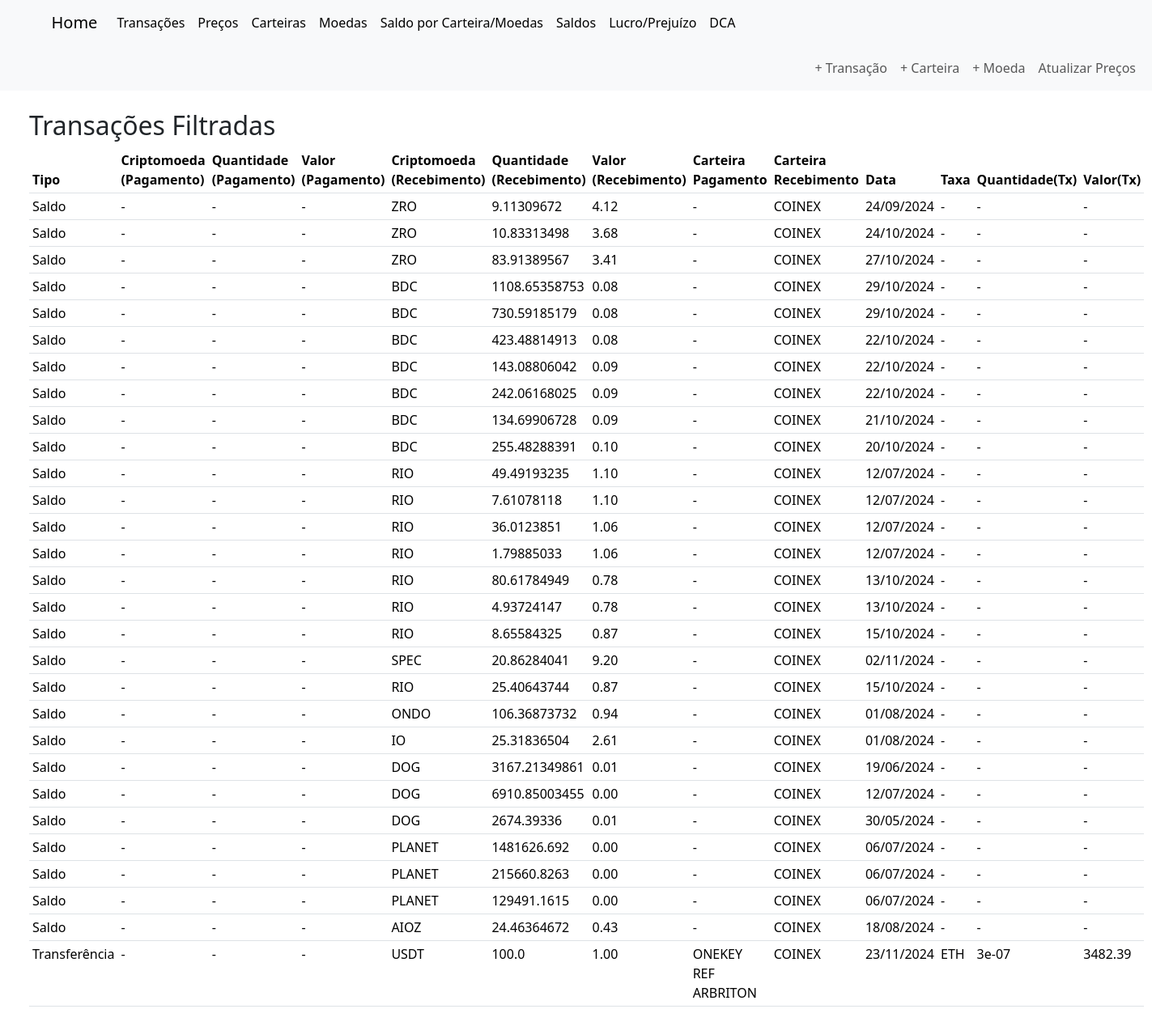
The app's page /filter_results?receiving_wallet_id=1 (signed in) with its own data.
### criptoControl/models.py (models this page shows)
class Transaction(db.Model):
    __tablename__ = 'transactions'
    transactions_id = db.Column(db.Integer, primary_key=True)
    transaction_type = db.Column(db.String, nullable=False)
    transaction_date = db.Column(db.Date, nullable=False, default=datetime.now)
    payment_wallet_id = db.Column(db.Integer, db.ForeignKey('wallets.wallet_id'), nullable=True)
    payment_wallet = db.relationship('Wallet', foreign_keys=[payment_wallet_id], backref='transactions')
    receiving_wallet_id = db.Column(db.Integer, db.ForeignKey('wallets.wallet_id'), nullable=True)
    receiving_wallet = db.relationship('Wallet', foreign_keys=[receiving_wallet_id], backref='received_transactions')
    crypto_payment_id = db.Column(db.Integer, db.ForeignKey('cryptocurrencies.crypto_id'), nullable=True)
    crypto_payment = db.relationship('Cryptocurrency', foreign_keys=[crypto_payment_id])
    crypto_payment_price = db.Column(db.Float, nullable=True)
    crypto_payment_quantity = db.Column(db.Float, nullable=True)
    total_paid = db.Column(db.Float, nullable=True)
    crypto_receive_id = db.Column(db.Integer, db.ForeignKey('cryptocurrencies.crypto_id'), nullable=True)
    crypto_receive = db.relationship('Cryptocurrency', foreign_keys=[crypto_receive_id])  # Corrigido para usar crypto_receive_id
    crypto_receive_price = db.Column(db.Float, nullable=True)
    crypto_receive_quantity = db.Column(db.Float, nullable=True)
    total_received = db.Column(db.Float, nullable=True)
    crypto_fee_id = db.Column(db.Integer, db.ForeignKey('cryptocurrencies.crypto_id'), nullable=True)
    crypto_fee = db.relationship('Cryptocurrency', foreign_keys=[crypto_fee_id])
    crypto_fee_price = db.Column(db.Float, nullable=True)
    crypto_fee_quantity = db.Column(db.Float, nullable=True)
    total_fee = db.Column(db.Float, nullable=True)

class Cryptocurrency(db.Model):
    __tablename__ = 'cryptocurrencies'
    crypto_id = db.Column(db.Integer, primary_key=True)
    crypto_name = db.Column(db.String, unique=True, nullable=False)
    crypto_symbol = db.Column(db.String, unique=True, nullable=False)
    crypto_status = db.Column(db.String(1), nullable=False, default='N')
    balances = db.relationship('WalletBalance', back_populates='cryptocurrency')

class Wallet(db.Model):
    __tablename__ = 'wallets'  # Corrigido aqui para 'wallets'
    wallet_id = db.Column(db.Integer, primary_key=True)
    wallet_user_id = db.Column(db.Integer, db.ForeignKey('users.user_id'), nullable=False)
    wallet_name = db.Column(db.String, nullable=False)
    wallet_network = db.Column(db.String, nullable=False)
    wallet_status = db.Column(db.String(1), nullable=False, default='N' )
    balances = db.relationship('WalletBalance', back_populates='wallet')

### criptoControl/routes/views_databases.py (the view)
@views_db_bp.route('/filter_results', methods=['GET'])
@login_required
def filter_results():
    transaction_type = request.args.get('transaction_type')
    crypto_payment_id = request.args.get('crypto_payment_id')
    crypto_receive_id = request.args.get('crypto_receive_id')
    payment_wallet_id = request.args.get('payment_wallet_id')
    receiving_wallet_id = request.args.get('receiving_wallet_id')
    transaction_date = request.args.get('transaction_date')
    crypto_fee_id = request.args.get('crypto_fee_id')
    current_user_id = current_user.user_id
    PaymentCrypto = db.aliased(Cryptocurrency, name='payment_crypto')
    ReceiveCrypto = db.aliased(Cryptocurrency, name='receive_crypto')
    FeeCrypto = db.aliased(Cryptocurrency, name='fee_crypto')
    PaymentWallet = db.aliased(Wallet, name='payment_wallet')
    ReceiveWallet = db.aliased(Wallet, name='receive_wallet')
    query = db.session.query(Transaction, PaymentWallet, PaymentCrypto, ReceiveWallet, ReceiveCrypto, FeeCrypto).join(
        PaymentWallet, Transaction.payment_wallet_id == PaymentWallet.wallet_id, isouter=True
    ).join(
        PaymentCrypto, Transaction.crypto_payment_id == PaymentCrypto.crypto_id, isouter=True
    ).join(
        ReceiveWallet, Transaction.receiving_wallet_id == ReceiveWallet.wallet_id, isouter=True
    ).join(
        ReceiveCrypto, Transaction.crypto_receive_id == ReceiveCrypto.crypto_id, isouter=True
    ).join(
        FeeCrypto, Transaction.crypto_fee_id == FeeCrypto.crypto_id, isouter=True
    ).filter(
        (PaymentWallet.wallet_user_id == current_user_id) | (ReceiveWallet.wallet_user_id == current_user_id)
    )
    conditions = []
    if transaction_type:
        conditions.append(Transaction.transaction_type == transaction_type)
    if transaction_date:
        conditions.append(Transaction.transaction_date == transaction_date)
    crypto_conditions = []
    if crypto_payment_id:
        crypto_conditions.append(Transaction.crypto_payment_id == crypto_payment_id)
    if crypto_receive_id:
        crypto_conditions.append(Transaction.crypto_receive_id == crypto_receive_id)
    if crypto_fee_id:
        crypto_conditions.append(Transaction.crypto_fee_id == crypto_fee_id)
    wallet_conditions = []
    if payment_wallet_id:
        wallet_conditions.append(Transaction.payment_wallet_id == payment_wallet_id)
    if receiving_wallet_id:
        wallet_conditions.append(Transaction.receiving_wallet_id == receiving_wallet_id)
    if crypto_conditions:
        conditions.append(or_(*crypto_conditions))
    if wallet_conditions:
        conditions.append(or_(*wallet_conditions))
    if conditions:
        query = query.filter(and_(*conditions))
    transacoes_filtradas = query.all()
    return render_template('views_databases/transacoes_filtradas.html', transacoes=transacoes_filtradas)

### criptoControl/__init__.py (called while the page is built)
@login_manager.user_loader
def load_user(user_id):
    from criptoControl.models import User
    return User.query.get(int(user_id))

### criptoControl/templates/views_databases/transacoes_filtradas.html (shortened to what this page needs)
{% extends 'index.html' %}
{% block body %}
    <div class="container m-4">
        <h2>Transações Filtradas</h2>
        <table class="table table-sm mb-2">
            <thead>
                <tr>
                    <th>Tipo</th>
                    <th>Criptomoeda (Pagamento)</th>
                    <th>Quantidade (Pagamento)</th>
                    <th>Valor (Pagamento)</th>
                    <th>Criptomoeda (Recebimento)</th>
                    <th>Quantidade (Recebimento)</th>
                    <th>Valor (Recebimento)</th>
                    <th>Carteira Pagamento</th>
                    <th>Carteira Recebimento</th>
                    <th>Data</th>
                    <th>Taxa</th>
                    <th>Quantidade(Tx)</th>
                    <th>Valor(Tx)</th>
                </tr>
            </thead>
            <tbody>
                {% for transacao, pagamento_wallet, pagamento_crypto, recebimento_wallet, recebimento_crypto, fee_crypto in transacoes %}
                    <tr>
                        <td>{{ transacao.transaction_type }}</td>
                        <td>{{ pagamento_crypto.crypto_symbol if pagamento_crypto else '-' }}</td>
                        <td>{{ transacao.crypto_payment_quantity if transacao.crypto_payment_quantity is not none else '-' }}</td>
                        <td>{{ "%.2f" | format(transacao.crypto_payment_price) if transacao.crypto_payment_price is not none else '-' }}</td>
                        <td>{{ recebimento_crypto.crypto_symbol if recebimento_crypto else '-' }}</td>
                        <td>{{ transacao.crypto_receive_quantity if transacao.crypto_receive_quantity is not none else '-' }}</td>
                        <td>{{ "%.2f" | format(transacao.crypto_receive_price) if transacao.crypto_receive_price is not none else '-' }}</td>
                        <td>{{ pagamento_wallet.wallet_name if pagamento_wallet else '-' }}</td>
                        <td>{{ recebimento_wallet.wallet_name if recebimento_wallet else '-' }}</td>
                        <td>{{ transacao.transaction_date.strftime('%d/%m/%Y') if transacao.transaction_date else '-' }}</td>
                        <td>{{ transacao.crypto_fee.crypto_symbol if transacao.crypto_fee and transacao.crypto_fee.crypto_symbol is not none else '-' }}</td>
                        <td>{{ transacao.crypto_fee_quantity if transacao.crypto_fee_quantity is not none else '-' }}</td>
                        <td>{{ "%.2f" | format(transacao.crypto_fee_price) if transacao.crypto_fee_price is not none else '-' }}</td>
                    </tr>
                {% endfor %}
            </tbody>
        </table>
    </div>
{% endblock %}

### records on screen
Transaction: crypto_symbol "-", crypto_payment_price "-", crypto_symbol "ZRO", crypto_receive_price "4.12", wallet_name "-", wallet_name "COINEX", crypto_fee_price "-"
Transaction: crypto_symbol "-", crypto_payment_price "-", crypto_symbol "ZRO", crypto_receive_price "3.68", wallet_name "-", wallet_name "COINEX", crypto_fee_price "-"
Transaction: crypto_symbol "-", crypto_payment_price "-", crypto_symbol "ZRO", crypto_receive_price "3.41", wallet_name "-", wallet_name "COINEX", crypto_fee_price "-"
Transaction: crypto_symbol "-", crypto_payment_price "-", crypto_symbol "BDC", crypto_receive_price "0.08", wallet_name "-", wallet_name "COINEX", crypto_fee_price "-"
Transaction: crypto_symbol "-", crypto_payment_price "-", crypto_symbol "BDC", crypto_receive_price "0.08", wallet_name "-", wallet_name "COINEX", crypto_fee_price "-"
Transaction: crypto_symbol "-", crypto_payment_price "-", crypto_symbol "BDC", crypto_receive_price "0.08", wallet_name "-", wallet_name "COINEX", crypto_fee_price "-"
Transaction: crypto_symbol "-", crypto_payment_price "-", crypto_symbol "BDC", crypto_receive_price "0.09", wallet_name "-", wallet_name "COINEX", crypto_fee_price "-"
Transaction: crypto_symbol "-", crypto_payment_price "-", crypto_symbol "BDC", crypto_receive_price "0.09", wallet_name "-", wallet_name "COINEX", crypto_fee_price "-"
Transaction: crypto_symbol "-", crypto_payment_price "-", crypto_symbol "BDC", crypto_receive_price "0.09", wallet_name "-", wallet_name "COINEX", crypto_fee_price "-"
Transaction: crypto_symbol "-", crypto_payment_price "-", crypto_symbol "BDC", crypto_receive_price "0.10", wallet_name "-", wallet_name "COINEX", crypto_fee_price "-"
Transaction: crypto_symbol "-", crypto_payment_price "-", crypto_symbol "RIO", crypto_receive_price "1.10", wallet_name "-", wallet_name "COINEX", crypto_fee_price "-"
Transaction: crypto_symbol "-", crypto_payment_price "-", crypto_symbol "RIO", crypto_receive_price "1.10", wallet_name "-", wallet_name "COINEX", crypto_fee_price "-"
Transaction: crypto_symbol "-", crypto_payment_price "-", crypto_symbol "RIO", crypto_receive_price "1.06", wallet_name "-", wallet_name "COINEX", crypto_fee_price "-"
Transaction: crypto_symbol "-", crypto_payment_price "-", crypto_symbol "RIO", crypto_receive_price "1.06", wallet_name "-", wallet_name "COINEX", crypto_fee_price "-"
Transaction: crypto_symbol "-", crypto_payment_price "-", crypto_symbol "RIO", crypto_receive_price "0.78", wallet_name "-", wallet_name "COINEX", crypto_fee_price "-"
Transaction: crypto_symbol "-", crypto_payment_price "-", crypto_symbol "RIO", crypto_receive_price "0.78", wallet_name "-", wallet_name "COINEX", crypto_fee_price "-"
Transaction: crypto_symbol "-", crypto_payment_price "-", crypto_symbol "RIO", crypto_receive_price "0.87", wallet_name "-", wallet_name "COINEX", crypto_fee_price "-"
Transaction: crypto_symbol "-", crypto_payment_price "-", crypto_symbol "SPEC", crypto_receive_price "9.20", wallet_name "-", wallet_name "COINEX", crypto_fee_price "-"
Transaction: crypto_symbol "-", crypto_payment_price "-", crypto_symbol "RIO", crypto_receive_price "0.87", wallet_name "-", wallet_name "COINEX", crypto_fee_price "-"
Transaction: crypto_symbol "-", crypto_payment_price "-", crypto_symbol "ONDO", crypto_receive_price "0.94", wallet_name "-", wallet_name "COINEX", crypto_fee_price "-"
Transaction: crypto_symbol "-", crypto_payment_price "-", crypto_symbol "IO", crypto_receive_price "2.61", wallet_name "-", wallet_name "COINEX", crypto_fee_price "-"
Transaction: crypto_symbol "-", crypto_payment_price "-", crypto_symbol "DOG", crypto_receive_price "0.01", wallet_name "-", wallet_name "COINEX", crypto_fee_price "-"
Transaction: crypto_symbol "-", crypto_payment_price "-", crypto_symbol "DOG", crypto_receive_price "0.00", wallet_name "-", wallet_name "COINEX", crypto_fee_price "-"
Transaction: crypto_symbol "-", crypto_payment_price "-", crypto_symbol "DOG", crypto_receive_price "0.01", wallet_name "-", wallet_name "COINEX", crypto_fee_price "-"
Transaction: crypto_symbol "-", crypto_payment_price "-", crypto_symbol "PLANET", crypto_receive_price "0.00", wallet_name "-", wallet_name "COINEX", crypto_fee_price "-"
Transaction: crypto_symbol "-", crypto_payment_price "-", crypto_symbol "PLANET", crypto_receive_price "0.00", wallet_name "-", wallet_name "COINEX", crypto_fee_price "-"
Transaction: crypto_symbol "-", crypto_payment_price "-", crypto_symbol "PLANET", crypto_receive_price "0.00", wallet_name "-", wallet_name "COINEX", crypto_fee_price "-"
Transaction: crypto_symbol "-", crypto_payment_price "-", crypto_symbol "AIOZ", crypto_receive_price "0.43", wallet_name "-", wallet_name "COINEX", crypto_fee_price "-"
Transaction: crypto_symbol "-", crypto_payment_price "-", crypto_symbol "USDT", crypto_receive_price "1.00", wallet_name "ONEKEY REF ARBRITON", wallet_name "COINEX", crypto_fee_price "3482.39"
